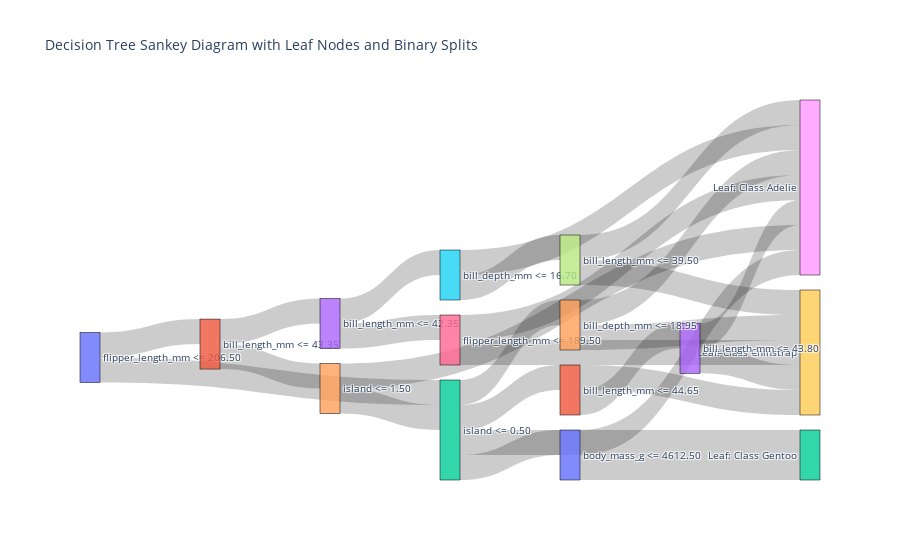

Write notebook code for a chart like this one.
### Markdown cell above
The following code allows the visualisation to be rendered in the notebook

### Code cell
import plotly.io as pio
from IPython.display import Image

# Generate and display your Plotly Sankey diagram
dt.create_sankey()

# Save the Plotly figure as a PNG image
dt.fig.write_image("sankey_diagram.png")

# Display the image in the notebook
Image("sankey_diagram.png")

### Figure 1 — Plotly figure (JSON) as saved in the notebook; plotly's stock layout.template omitted (floating-point values rounded to 4 significant figures)
{"data": [{"link": {"customdata": ["flipper_length_mm <= 206.50 (True)", "flipper_length_mm > 206.50 (False)", "bill_length_mm <= 43.35 (True)", "bill_length_mm > 43.35 (False)", "bill_length_mm <= 42.35 (True)", "bill_length_mm > 42.35 (False)", "bill_depth_mm <= 16.70 (True)", "bill_depth_mm > 16.70 (False)", "bill_length_mm <= 39.50 (True)", "bill_length_mm > 39.50 (False)", "flipper_length_mm <= 189.50 (True)", "flipper_length_mm > 189.50 (False)", "island <= 1.50 (True)", "island > 1.50 (False)", "island <= 0.50 (True)", "island > 0.50 (False)", "body_mass_g <= 4612.50 (True)", "body_mass_g > 4612.50 (False)", "bill_length_mm <= 44.65 (True)", "bill_length_mm > 44.65 (False)", "bill_length_mm <= 43.80 (True)", "bill_length_mm > 43.80 (False)", "island <= 0.50 (True)", "island > 0.50 (False)", "bill_depth_mm <= 18.95 (True)", "bill_depth_mm > 18.95 (False)"], "hovertemplate": "%{customdata}<extra></extra>", "source": [0, 0, 1, 1, 3, 3, 5, 5, 7, 7, 6, 6, 4, 4, 2, 2, 10, 10, 11, 11, 13, 13, 2, 2, 14, 14], "target": [1, 2, 3, 4, 5, 6, 7, 8, 8, 9, 9, 8, 2, 8, 10, 11, 8, 12, 13, 9, 9, 8, 12, 14, 8, 9], "value": [1, 1, 1, 1, 1, 1, 1, 1, 1, 1, 1, 1, 1, 1, 1, 1, 1, 1, 1, 1, 1, 1, 1, 1, 1, 1]}, "node": {"label": ["flipper_length_mm <= 206.50", "bill_length_mm <= 43.35", "island <= 0.50", "bill_length_mm <= 42.35", "island <= 1.50", "bill_depth_mm <= 16.70", "flipper_length_mm <= 189.50", "bill_length_mm <= 39.50", "Leaf: Class Adelie", "Leaf: Class Chinstrap", "body_mass_g <= 4612.50", "bill_length_mm <= 44.65", "Leaf: Class Gentoo", "bill_length_mm <= 43.80", "bill_depth_mm <= 18.95"], "line": {"color": "black", "width": 0.5}, "pad": 15, "thickness": 20}, "type": "sankey"}], "layout": {"font": {"size": 10}, "title": {"text": "Decision Tree Sankey Diagram with Leaf Nodes and Binary Splits"}}}
